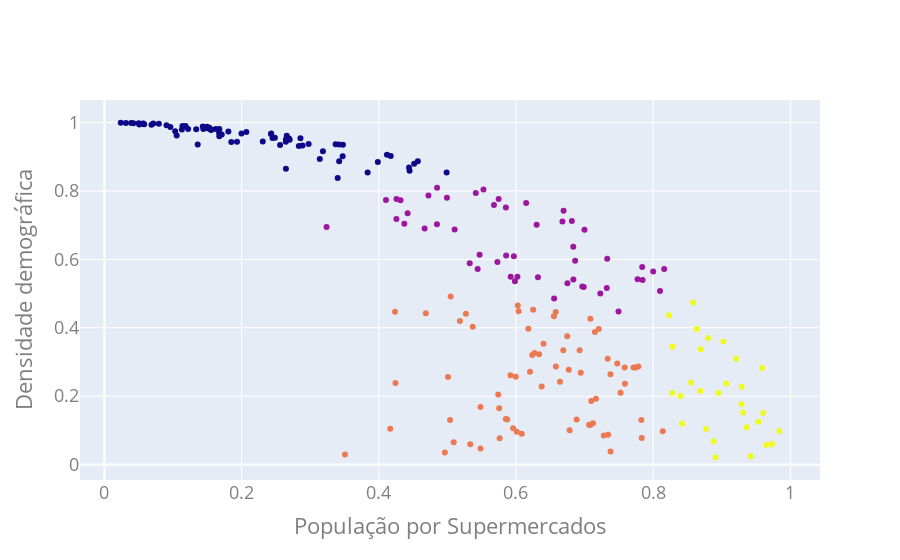

Notebook source saved alongside this figure:
### Code cell
fig = go.Figure()
fig.add_trace(go.Scatter(x = norm_df['Populacao por Supermercados'], 
                         y = norm_df['Densidade demográfica, 2000'],
                         mode = 'markers',
                         marker = dict(color = labels_kmeans.astype(np.float)),
                         text = labels_kmeans))
fig.update_layout(
    xaxis_title="População por Supermercados",
    yaxis_title="Densidade demográfica",
    font=dict(
        
        size=18,
        color="#7f7f7f"
    )
)
fig.show()

### Figure 1 — Plotly figure (JSON) as saved in the notebook; plotly's stock layout.template omitted (floating-point values rounded to 4 significant figures; data arrays with more than 128 entries replaced by an {"elided": "..."} marker saying what was removed)
{"data": [{"marker": {"color": {"elided": "223 int values"}}, "mode": "markers", "text": {"elided": "223 int values"}, "type": "scatter", "x": {"elided": "223 float values"}, "y": {"elided": "223 float values"}}], "layout": {"font": {"color": "#7f7f7f", "size": 18}, "xaxis": {"title": {"text": "População por Supermercados"}}, "yaxis": {"title": {"text": "Densidade demográfica"}}}}
